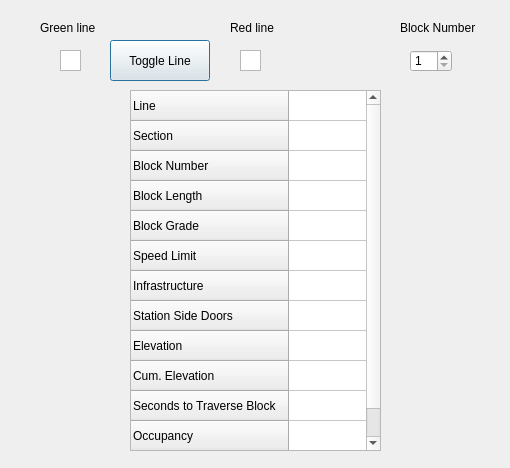
<?xml version="1.0" encoding="UTF-8"?>
<ui version="4.0">
 <class>TrackModel</class>
 <widget class="QDialog" name="TrackModel">
  <property name="geometry">
   <rect>
    <x>0</x>
    <y>0</y>
    <width>510</width>
    <height>468</height>
   </rect>
  </property>
  <property name="windowTitle">
   <string>Dialog</string>
  </property>
  <widget class="QPushButton" name="pushButton">
   <property name="geometry">
    <rect>
     <x>110</x>
     <y>40</y>
     <width>100</width>
     <height>41</height>
    </rect>
   </property>
   <property name="text">
    <string>Toggle Line</string>
   </property>
  </widget>
  <widget class="QLabel" name="label">
   <property name="geometry">
    <rect>
     <x>40</x>
     <y>20</y>
     <width>61</width>
     <height>16</height>
    </rect>
   </property>
   <property name="text">
    <string>Green line</string>
   </property>
  </widget>
  <widget class="QLabel" name="label_2">
   <property name="geometry">
    <rect>
     <x>230</x>
     <y>20</y>
     <width>51</width>
     <height>16</height>
    </rect>
   </property>
   <property name="text">
    <string>Red line</string>
   </property>
  </widget>
  <widget class="QSpinBox" name="blockNumberSpinBox">
   <property name="geometry">
    <rect>
     <x>410</x>
     <y>50</y>
     <width>42</width>
     <height>22</height>
    </rect>
   </property>
   <property name="minimum">
    <number>1</number>
   </property>
   <property name="maximum">
    <number>152</number>
   </property>
  </widget>
  <widget class="QLabel" name="label_3">
   <property name="geometry">
    <rect>
     <x>400</x>
     <y>20</y>
     <width>91</width>
     <height>16</height>
    </rect>
   </property>
   <property name="text">
    <string>Block Number</string>
   </property>
  </widget>
  <widget class="QTableWidget" name="tableWidget">
   <property name="geometry">
    <rect>
     <x>130</x>
     <y>90</y>
     <width>251</width>
     <height>361</height>
    </rect>
   </property>
   <property name="sizeAdjustPolicy">
    <enum>QAbstractScrollArea::AdjustToContents</enum>
   </property>
   <property name="showGrid">
    <bool>true</bool>
   </property>
   <attribute name="horizontalHeaderVisible">
    <bool>false</bool>
   </attribute>
   <row>
    <property name="text">
     <string>Line</string>
    </property>
   </row>
   <row>
    <property name="text">
     <string>Section</string>
    </property>
   </row>
   <row>
    <property name="text">
     <string>Block Number</string>
    </property>
   </row>
   <row>
    <property name="text">
     <string>Block Length</string>
    </property>
   </row>
   <row>
    <property name="text">
     <string>Block Grade</string>
    </property>
   </row>
   <row>
    <property name="text">
     <string>Speed Limit</string>
    </property>
   </row>
   <row>
    <property name="text">
     <string>Infrastructure</string>
    </property>
   </row>
   <row>
    <property name="text">
     <string>Station Side Doors</string>
    </property>
   </row>
   <row>
    <property name="text">
     <string>Elevation</string>
    </property>
   </row>
   <row>
    <property name="text">
     <string>Cum. Elevation</string>
    </property>
   </row>
   <row>
    <property name="text">
     <string>Seconds to Traverse Block</string>
    </property>
   </row>
   <row>
    <property name="text">
     <string>Occupancy</string>
    </property>
   </row>
   <column>
    <property name="text">
     <string>Value</string>
    </property>
   </column>
  </widget>
  <widget class="QGraphicsView" name="greenLineStatusLight">
   <property name="geometry">
    <rect>
     <x>60</x>
     <y>50</y>
     <width>21</width>
     <height>21</height>
    </rect>
   </property>
  </widget>
  <widget class="QGraphicsView" name="redLineStatusLight">
   <property name="geometry">
    <rect>
     <x>240</x>
     <y>50</y>
     <width>21</width>
     <height>21</height>
    </rect>
   </property>
  </widget>
 </widget>
 <resources/>
 <connections/>
</ui>
